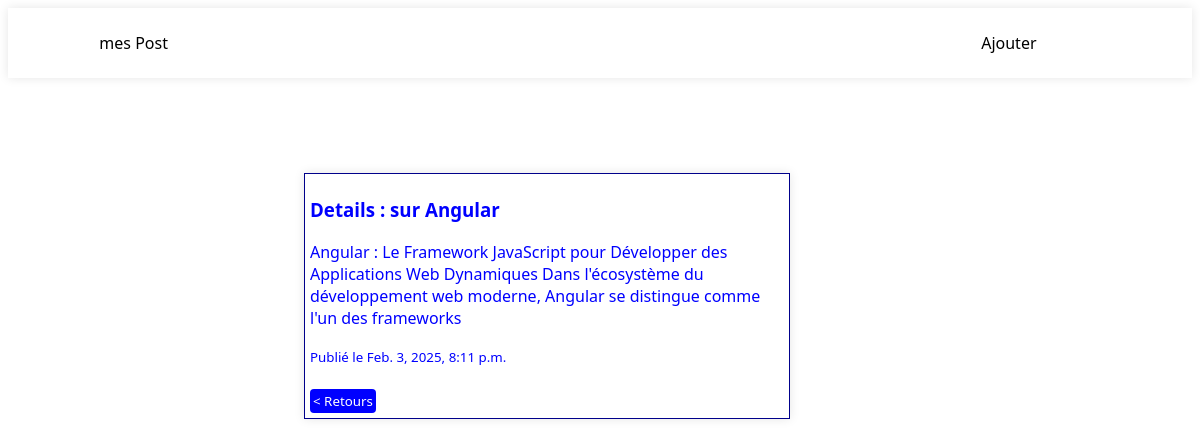
Page /post/6/ on the committed database.
### blog/models.py (models this page shows, shortened)
class POST(models.Model):
    title = models.CharField(max_length=50)
    contener = models.TextField(max_length=200)
    created_at = models.DateTimeField( auto_now_add= True  )

### blog/views.py (the view)
# urls.py: path('post/<int:id>/', post_details, name='post_details'),
def post_details(request, id):
    post = get_object_or_404(POST, pk=id)
    return render(request, 'blog/post_details.html', {'post': post})

### blog/templates/blog/post_details.html (shortened to what this page needs)
<!DOCTYPE html>
<html lang="fr">
<head>
</head>
<header >
    <nav  >
      <div >
     <ul >
     <li >  <a href=""> mes Post   </a> </li>
          <li class="navleft">    <a href="{% url 'ajout_post' %}"> Ajouter </a> </a></li>
        </ul>
      </div>
    </nav>
    </header>
<body>
    <div class="contener"> <h3> Details : sur  {{ post.title }} </h3>
        <p style="color: blue">{{ post.contener }}</p>
        <small>Publié le {{ post.created_at }}</small>
        <br>
        <br>
     <button style="color: darkblue">     <a style="color: white" href="{% url 'post_list' %}"> < Retours </a> </button>   </div>
</body>
</html>

### blog/templates/blog/post_details.html (style rules this page uses)
body { font-family: "Segoe UI", system-ui, sans-serif; background-color: white; }
a { text-decoration: none; list-style: none; font-family: "Segoe UI", system-ui, sans-serif; color: white; }
.contener { transition: all 0.8s ; margin: 8% 5% 5% 25% ; padding: 5px; width: 40%; color: blue; box-shadow: 0px 0px 10px rgba(0, 0, 0, 0.1); border: solid 1px darkblue; }
button { border-radius: 4px; padding: 3px; background-color: blue; border: none; color: white; }
nav { padding: 8px ; box-shadow: 0px 0px 10px rgba(0,0,0,0.1); font-size: 1.0rem; }
nav ul { list-style: none; margin-left: 2%; display: flex; }
nav a { border-radius: 5px ; transition: all 0.8s; text-decoration: none; color: black; padding: 7px 20px ; }
.navleft { position: relative; left: 70%; }

### rows in the picture
POST: title "Angular", contener "Angular : Le Framework JavaScript pour Développer des Applications Web Dynamiques Dans l'écosystème du développement web moderne, Angular se distingue comme l'un des frameworks", created_at "Feb. 3, 2025, 8:11 p.m."
